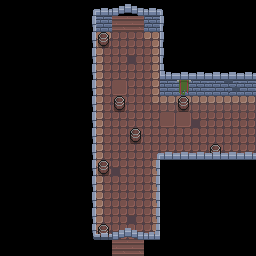

This is a level from a 2D game, rendered from its Tiled map with the project's own tilesets. A one-line summary and the complete map file follow:
An orthogonal 16x16 tile map with 16x16 px tiles, 3 tile layers (Background, Midground, Foreground), 2 tilesets and 8 objects (6x Goblin, 2x Torch).

<map version="1.2" tiledversion="1.3.4" orientation="orthogonal" renderorder="right-down" width="16" height="16" tilewidth="16" tileheight="16" infinite="0" nextlayerid="7" nextobjectid="23">
 <editorsettings>
  <export target="../assets/maps/fork/270/1.json" format="json" />
 </editorsettings>
 <tileset firstgid="1" name="tilemap" tilewidth="16" tileheight="16" tilecount="72" columns="9">
  <image source="../assets/tilemap.png" width="144" height="128" />
 </tileset>
 <tileset firstgid="73" name="sprite" tilewidth="16" tileheight="16" tilecount="252" columns="28">
  <image source="../assets/spritesheet.png" width="448" height="144" />
 </tileset>
 <layer id="2" name="Background" width="16" height="16">
  <data encoding="csv">
0,0,0,0,0,0,0,0,0,0,0,0,0,0,0,0,
0,0,0,0,0,0,43,28,28,44,0,0,0,0,0,0,
0,0,0,0,0,0,16,12,12,18,0,0,0,0,0,0,
0,0,0,0,0,0,25,12,21,27,0,0,0,0,0,0,
0,0,0,0,0,0,25,12,12,27,0,0,0,0,0,0,
0,0,0,0,0,0,25,13,12,27,43,43,44,43,52,43,
0,0,0,0,0,0,25,12,12,36,17,17,17,17,17,17,
0,0,0,0,0,0,25,12,12,12,13,13,21,12,12,12,
0,0,0,0,0,0,25,12,12,12,12,12,12,12,12,12,
0,0,0,0,0,0,25,12,12,12,12,12,12,12,12,12,
0,0,0,0,0,0,25,21,12,27,0,0,0,0,0,0,
0,0,0,0,0,0,25,12,12,27,0,0,0,0,0,0,
0,0,0,0,0,0,25,12,12,27,0,0,0,0,0,0,
0,0,0,0,0,0,25,12,21,27,0,0,0,0,0,0,
0,0,0,0,0,0,25,12,12,27,0,0,0,0,0,0,
0,0,0,0,0,0,0,28,28,0,0,0,0,0,0,0
</data>
 </layer>
 <layer id="3" name="Midground" width="16" height="16">
  <data encoding="csv">
0,0,0,0,0,0,0,0,0,0,0,0,0,0,0,0,
0,0,0,0,0,37,0,0,0,0,37,0,0,0,0,0,
0,0,0,0,0,37,2,0,0,0,37,0,0,0,0,0,
0,0,0,0,0,37,0,0,0,0,37,0,0,0,0,0,
0,0,0,0,0,37,0,0,0,0,37,37,37,37,37,37,
0,0,0,0,0,37,0,0,0,0,0,4,0,0,0,0,
0,0,0,0,0,37,0,2,0,0,0,2,0,0,0,0,
0,0,0,0,0,37,0,0,0,0,0,0,0,0,0,0,
0,0,0,0,0,37,0,0,2,0,0,0,0,0,0,0,
0,0,0,0,0,37,0,0,0,0,0,0,0,2,0,0,
0,0,0,0,0,37,2,0,0,0,37,37,37,37,37,37,
0,0,0,0,0,37,0,0,0,0,37,0,0,0,0,0,
0,0,0,0,0,37,0,0,0,0,37,0,0,0,0,0,
0,0,0,0,0,37,0,0,0,0,37,0,0,0,0,0,
0,0,0,0,0,37,2,0,0,0,37,0,0,0,0,0,
0,0,0,0,0,0,0,0,0,0,0,0,0,0,0,0
</data>
 </layer>
 <objectgroup id="4" name="Sprites">
  <object id="3" name="Goblin" gid="101" x="131.506" y="111.437" width="16" height="16" />
  <object id="4" name="Goblin" gid="101" x="111.236" y="151.679" width="16" height="16" />
  <object id="5" name="Goblin" gid="101" x="105.87" y="131.409" width="16" height="16" />
  <object id="6" name="Torch" gid="163" x="194.701" y="94.4462" width="16" height="16" />
  <object id="9" name="Torch" gid="163" x="94.8408" y="30.3568" width="16" height="16" />
  <object id="20" name="Goblin" gid="101" x="117.794" y="65.9264" width="16" height="16" />
  <object id="21" name="Goblin" gid="101" x="119.881" y="198.875" width="16" height="16" />
  <object id="22" name="Goblin" gid="101" x="188.442" y="135.083" width="16" height="16" />
 </objectgroup>
 <layer id="5" name="Foreground" width="16" height="16">
  <data encoding="csv">
0,0,0,0,0,41,66,62,63,66,40,0,0,0,0,0,
0,0,0,0,0,50,0,0,0,0,49,0,0,0,0,0,
0,0,0,0,0,50,0,0,0,0,49,0,0,0,0,0,
0,0,0,0,0,50,0,0,0,0,49,0,0,0,0,0,
0,0,0,0,0,50,0,0,0,0,65,66,66,66,66,66,
0,0,0,0,0,50,0,0,0,0,0,0,0,0,0,0,
0,0,0,0,0,50,0,0,0,0,0,0,0,0,0,0,
0,0,0,0,0,50,0,0,0,0,0,0,0,0,0,0,
0,0,0,0,0,50,0,0,0,0,0,0,0,0,0,0,
0,0,0,0,0,50,0,0,0,41,66,66,66,66,66,66,
0,0,0,0,0,50,0,0,0,50,0,0,0,0,0,0,
0,0,0,0,0,50,0,0,0,50,0,0,0,0,0,0,
0,0,0,0,0,50,0,0,0,50,0,0,0,0,0,0,
0,0,0,0,0,50,0,0,0,50,0,0,0,0,0,0,
0,0,0,0,0,59,57,62,63,69,0,0,0,0,0,0,
0,0,0,0,0,0,0,0,0,0,0,0,0,0,0,0
</data>
 </layer>
</map>
